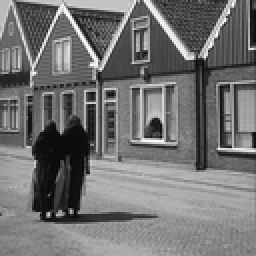
%> input picture i235.png, 128 x 128 px, shrunk from 321 x 321 before the run (shown 2 times larger)
$ octave harris_corner.m   (GNU Octave 9; MATLAB toolbox functions it lacks are replaced by stand-ins)
%> lines starting %> are read from the running program, lines starting %| are printed output that depends on the picture; in (x1, y1, x2, y2) boxes, pixels count from 0 and x2, y2 are one past the last pixel; in counts of white or black regions, pixels touching at a corner belong together; the program's own positions count from 1
%Harris corner detector

tmp=imread('./i235.png','png');
%> tmp is the input picture: size 128x128 uint8; min 0, max 255, mean 114.8
I=double(tmp);
figure,imagesc(I),colormap gray, title('Original Image')

%compute x and y derivative of the image
dx=[1 0 -1; 2 0 -2; 1 0 -1];
dy=[1 2 1; 0  0  0; -1 -2 -1];
Ix=conv2(I,dx,'same');
Iy=conv2(I,dy,'same');
figure,imagesc(Ix),colormap gray,title('Ix')
figure,imagesc(Iy),colormap gray,title('Iy')

%compute products of derivatives at every pixel
Ix2=Ix.*Ix; Iy2=Iy.*Iy; Ixy=Ix.*Iy;

%compute the sum of products of  derivatives at each pixel
g = fspecial('gaussian', 9, 1.2);
%figure,imagesc(g),colormap gray,title('Gaussian')
Sx2=conv2(Ix2,g,'same'); Sy2=conv2(Iy2,g,'same'); Sxy=conv2(Ixy,g,'same');
%> after `Sxy=conv2(Ixy,g,'same')`:
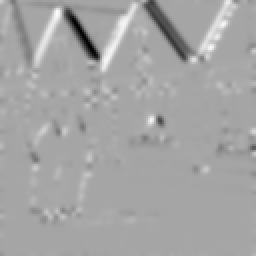
%> Sxy: size 128x128 double (shown 2 times larger); min -151847.9, max 81800.7, mean -709.2; drawn with min black and max white

%features detection
[rr,cc]=size(Sx2);
%> rr = 128; cc = 128
edge_reg=zeros(rr,cc); corner_reg=zeros(rr,cc); flat_reg=zeros(rr,cc);
R_map=zeros(rr,cc);
k=0.05;

for ii=1:rr
    for jj=1:cc
        %define at each pixel x,y the matrix
        M=[Sx2(ii,jj),Sxy(ii,jj);Sxy(ii,jj),Sy2(ii,jj)];
        %compute the response of the detector at each pixel
        R=det(M) - k*(trace(M).^2);
        R_map(ii,jj)=R;
        %threshod on value of R
        if R< 0.3* max(R_map)
            edge_reg(ii,jj)=1;
        elseif R> 0.3 * max(R_map)
            corner_reg(ii,jj)=1;
        else
            flat_reg(ii,jj)=1;
        end
    end
end
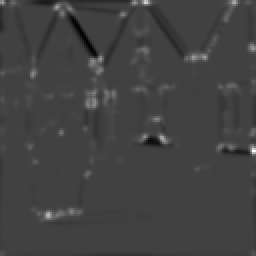
%> R_map: size 128x128 double (shown 2 times larger); min -5.99e+09, max 1.74e+10, mean 89322774.2; drawn with min black and max white
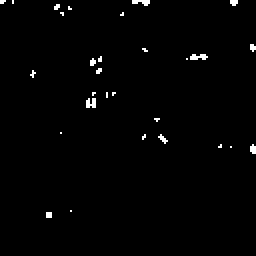
%> corner_reg: size 128x128 double (shown 2 times larger); values 0 (black) and 1 (white), 1.1% white in thin lines or dots, all inside (x1, y1, x2, y2) = (0, 0, 128, 109)
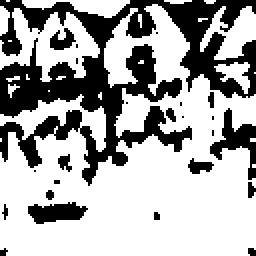
%> edge_reg: size 128x128 double (shown 2 times larger); values 0 (black) and 1 (white), 66.8% white; 24 black regions (16 under 20 px), largest, box (x1, y1, x2, y2) and area: (0, 0, 128, 93) 4587, (105, 54, 128, 90) 301, (14, 101, 44, 112) 221
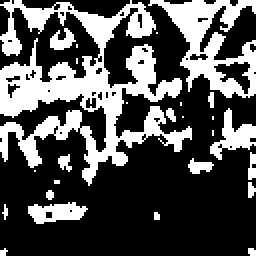
%> flat_reg: size 128x128 double (shown 2 times larger); values 0 (black) and 1 (white), 32.1% white; 26 white regions (16 under 20 px), largest, box (x1, y1, x2, y2) and area: (0, 0, 96, 93) 3338, (74, 0, 128, 49) 1088, (105, 54, 128, 80) 245

%figure,imagesc(edge_reg.*I),colormap gray,title('edge regions')
%figure,imagesc(corner_reg.*I),colormap gray,title('corner regions')
%figure,imagesc(flat_reg.*I),colormap gray,title('flat regions')
figure,imagesc(R_map),colormap jet,title('R map')
%> after `title('R map')`:
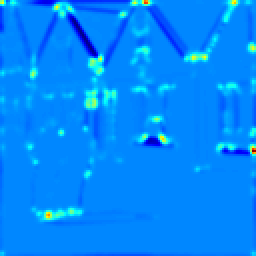
%> displayed picture: size 128x128x3, on the screen's scale of 0 to 255 (shown 2 times larger); mean R, G, B 1.8, 137.6, 252.9


bw_corner = imbinarize(corner_reg);
CC = bwconncomp(bw_corner);
%> CC = 29 connected components
S = regionprops(CC,'Centroid', 'BoundingBox', 'Area');
%> S = 29 regions; largest, box (x1, y1, x2, y2), Area and Centroid: (43, 49, 48, 54) 20 [46.1 52.1], (95, 27, 104, 30) 20 [99.8 29], (66, 0, 75, 3) 18 [71.3 1.6], (125, 72, 128, 77) 12 [127.1 75.2], (79, 67, 84, 72) 11 [82 70]
corn = cat(1, S.Centroid);
%> corn = 29 rows, first 12: [1.8 1.4; 7 1.5; 17 37.5; 25 108; 29 4; 31.67 7.33; 31 67; 35.33 4.67; 36 106; 46.1 52.15; 46.89 31.67; 47.33 47.33]
figure,imagesc(I),colormap gray,title('Detected corners')
hold on;
plot(corn(:,1),corn(:,2),'r*'),title('Corner Points');
%> after `title('Corner Points')`:
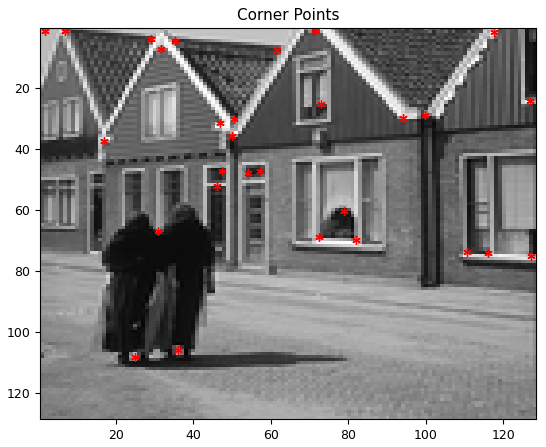
%> figure redrawn from the program's plot data
